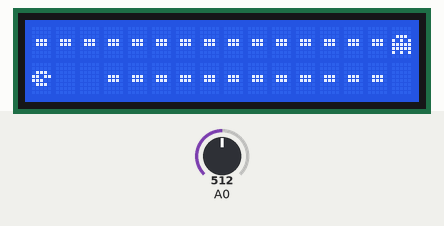
Bench run of a sketch on a simulated Arduino Uno, built with avr-gcc and run on an emulated ATmega328P. Shown: 16×2 character LCD. The test bench sets the inputs (shaded band); at power-on: A0 = 512. What the sketch prints to the serial monitor is not drawn.

Above: at 6.2 s.
6.3 s: A0 set to 190
At 8.4 s:
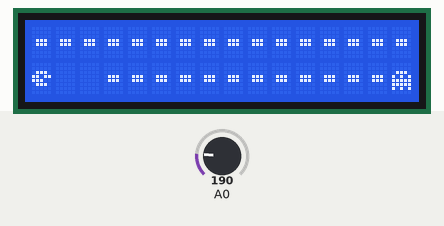
9.3 s: A0 set to 171
At 10.5 s:
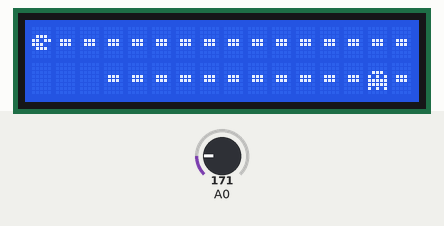
12.3 s: A0 set to 52
15.3 s: A0 set to 44
At 18.2 s:
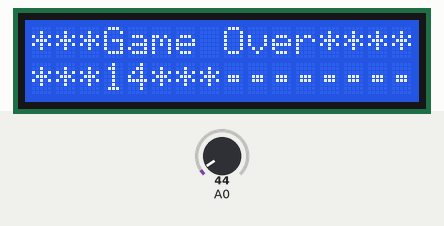
Timing chart, 0 to 19.7 s (numbered marks = the images above; inputs shaded):
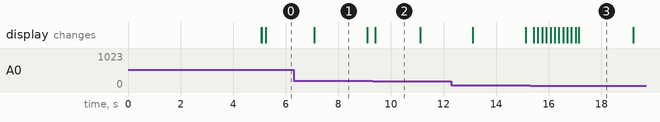

Measured:
- the behaviour switches between 180 and 179 on A0 (found by bisection; images 1 and 2)
- the behaviour switches between 50 and 49 on A0 (found by bisection; images 2 and 3)
- after the input at 9.3 s, the display: changes after 0.10 s (image 2)
- after the input at 15.3 s, the display: first changes after 0.13 s (image 3 shows a later state)
- what the display in image 1 shows lasts 2.0 s, from 7.1 s to 9.1 s
- what the display in image 2 shows lasts 1.7 s, from 9.4 s to 11.1 s

The sketch:

Pacman.ino
```cpp
//Pacman
//Written By: Jean Malha
//http://forum.snootlab.com/viewtopic.php?f=34&t=207
//

//#include "Wire.h" // insertion de la librairie I2C (obligatoire)
//#include <Deuligne.h> // insertion de la librairie Deuligne (obligatoire)
#include <LiquidCrystal.h>


#define VITESSE_PAC 150
#define VITESSE_FANT 2000
#define MAXX 15
#define MAXY 1

#define btnRight     0
#define btnUp        1
#define btnDown      2
#define btnLeft      3
#define btnSelect    4
#define btnNone      5

void(* resetFunc) (void) = 0;
LiquidCrystal lcd(8, 9, 4, 5, 6, 7);


//Deuligne lcd; // Déclaration de l'objet lcd


// Charactère spécifique pacman
byte pacman[8] = {
  B00000,
  B00000,
  B01110,
  B11011,
  B11100,
  B01110,
  B00000,
  B00000
};

// Charactère spécifique fantome
byte fantome[8] = {
  B00000,
  B00000,
  B01110,
  B10101,
  B11111,
  B11111,
  B10101,
  B00000
};

byte point[8] = {
  B00000,
  B00000,
  B00000,
  B01110,
  B01110,
  B00000,
  B00000,
  B00000
};

// Tableau des points à manger
byte points[MAXX+1][MAXY+1];

int xpac=2; // Position de pacman en X (colone)
int ypac=1; //position de pacmanen y (ligne)
int xfant=15;// Position du fantome en X (colone)
int yfant=0;// Position du fantome en Y (ligne)
byte light=true; //Eclairage
long keystruck=0; //dernier appui sur un bouton
long poursuite=0; //dernier movement du fantome
byte partieEnCours=true; // pour eviter de boucler sur la fin
byte vide=false; // pour tester si tout est manger

byte level=0; // niveau
int score=0; // niveau

void bouge(int x,int y) // fonction pour bouger pacman
{
  int oldx=xpac;
  int oldy=ypac;
  if (((xpac+x)>=0)&((xpac+x)<=MAXX)) xpac=xpac+x; //Si pas sorti d'ecran, on change x
  if (((ypac+y)>=0)&((ypac+y)<=MAXY)) ypac=ypac+y;//Si pas sorti d'ecran, on change y
  lcd.setCursor(xpac,ypac); // On se place en nouvelle position
  lcd.write(byte(0)); // et on pose le caractere 0 (Pacman)
  lcd.setCursor(oldx,oldy); // On se place en ancienne position
  if ((xpac!=oldx)||(ypac!=oldy)) lcd.print(" "); // et on efface Pacman (s'il a bougé)
  if(points[xpac][ypac]){
    points[xpac][ypac]=false; // mange le truc
    score++;
  }
  vide=true;
  for (int i=0; i<=MAXX; i=i+1)
    for (int j=0; j<=MAXY; j=j+1)
      if (points[i][j])  vide=false;
  if ((vide)&&(partieEnCours)) gagne();
}

void perdu(){
  lcd.setCursor(0, 0); // on se place au point 0,0 (1ere ligne, 1er caractere)
  lcd.print("***Game Over****"); // on écrit le début du texte de début
  lcd.setCursor(0, 1); // on se place au point 0,1 (2eme ligne, 1er caractere)
  lcd.print("***");
  lcd.print(score);
  lcd.print("***");
  delay(2000);
  resetFunc();
}

void gagne()
{
  level++;
  lcd.setCursor(0, 0); // on se place au point 0,0 (1ere ligne, 1er caractere)
  lcd.print("*** Next level ***"); // on écrit le début du texte de début
  lcd.setCursor(0, 1); // on se place au point 0,0 (1ere ligne, 1er caractere)
  lcd.print("*** ");
  lcd.print(level,DEC);
  lcd.print(" ***"); // on écrit le début du texte de début
  delay(2000); // 2 secondes de pause
  initLevel(); //reinitialisation du tableau
}

void poursuis() // fonction pour bouger fantome
{
  int oldx=xfant;
  int oldy=yfant;
  if (yfant<ypac) yfant=yfant+1;
  else if (yfant>ypac) yfant=yfant-1;
  else if (xfant<xpac) xfant=xfant+1;
  else if (xfant>xpac) xfant=xfant-1;
  lcd.setCursor(xfant,yfant); // On se place en nouvelle position
  lcd.write(1); // et on pose le caractere 0 (Fantome)
  lcd.setCursor(oldx,oldy); // On se place en ancienne position
  if ((oldx!=xfant)||(oldy!=yfant)) // et on efface Fantome (s'il a bougé)
  {
    if (points[oldx][oldy]) lcd.write(2); // remplacé par un point si pas mangé
    else lcd.print(" "); // remplacé par un espace si déja magé
  }
}

//initialisation du tableau
void initLevel(){
  for (int i=0; i<=MAXX; i=i+1)
    for (int j=0; j<=MAXY; j=j+1){
      points[i][j]=true; //initialisation du tableau des trucs à manger
      lcd.setCursor(i-1, j-1); // on se place au point j,i
      lcd.write(2); // on écrit les points
    }
  lcd.setCursor(xpac,ypac); // On se place en position de départ de pacman
  lcd.write(byte(0)); // et on pose le caractere 0 (Pacman)
  lcd.setCursor(xfant,yfant); // On se place en position de départ du fantome
  lcd.write(1); // et on pose le caractere 1 (fantome)
  poursuite=millis(); // On initialise le timer de poursuite (pour eviter un mouvement immédiat)
  vide=false;
}

void setup() {
  Serial.begin(9600);
  //Wire.begin(); // initialisation I2C (obligatoire)
  //lcd.init(); // initialisation LCD (obligatoire)
  lcd.begin(16, 2);
  lcd.createChar(0, pacman); // creation du caractere pacman et affectation au numéro 0
  lcd.createChar(1, fantome); // creation du caractere de fantome et affectation au numéro 1
  lcd.createChar(2, point); // creation du caractere de point et affectation au numéro 2
  //lcd.backLight(true); // on allume le retro eclairage
  lcd.setCursor(0, 0); // on se place au point 0,0 (1ere ligne, 1er caractere)
  lcd.print("Pacman!"); // on écrit le début du texte de début
  delay (5000); // Splash screen
  initLevel(); // initialisation du tableau
}

void loop() {
  int thisChar = Serial.read();
  switch (thisChar)
  {
  case 'r':
    lcd.scrollDisplayRight();
    break;
  case 'l':
    lcd.scrollDisplayLeft();
    break;
  }
  if ((thisChar>'a')&(thisChar<'z'))
  {
    lcd.setCursor(1,1);
    lcd.write(thisChar);
  }
  if (millis()-keystruck>VITESSE_PAC) // Si plus de 200ms depuis le dernier mouvement de joystick
  {
    int joy=getKey();
    switch (joy)
    {
    case btnNone:
      break;
    case btnLeft:
      Serial.print("Pacman bouge à gauche.\n"); // envoi de controle sur liaison série
      Serial.print(keystruck);
      bouge(-1,0);// déplacement
      keystruck=millis(); // remise à zero du timer de mouvement
      break;
    case btnRight:
      Serial.print("Pacman bouge à droite\n");// envoi de controle sur liaison série
      bouge(1,0);// déplacement
      keystruck=millis(); // remise à zero du timer de mouvement
      break;
    case btnUp:
      Serial.print("Pacman bouge en haut\n");// envoi de controle sur liaison série
      bouge(0,-1);// déplacement
      keystruck=millis(); // remise à zero du timer de mouvement
      break;
    case btnDown:
      Serial.print("Pacman bouge en bas\n");
      bouge(0,1);// déplacement
      keystruck=millis(); // remise à zero du timer de mouvement
      break;
      /*case 4:
       Serial.print("centre\n");
       light=!light; //On inverse le statut d'allumage
       lcd.backLight(light); // on applique
       keystruck=millis(); // remise à zero du timer de mouvement
       break;*/
    default:
      Serial.print(joy); //au cas ou...
      keystruck=millis(); // remise à zero du timer de mouvement
    };
  };
  if (millis()-poursuite>VITESSE_FANT/(level+1)+10)
  {
    poursuis();
    poursuite=millis();
  }
  if ((xpac==xfant)&&(ypac==yfant)&&(partieEnCours))
  {
    perdu();
  }
}


int getKey() {
  int b = analogRead(A0);
  if (b > 1000) return btnNone;
  delay(8);
  if (b < 50) return btnRight;
  if (b < 180) return btnUp;
  if (b < 330) return btnDown;
  if (b < 520) return btnLeft;
  if (b < 700) return btnSelect;
}
```
